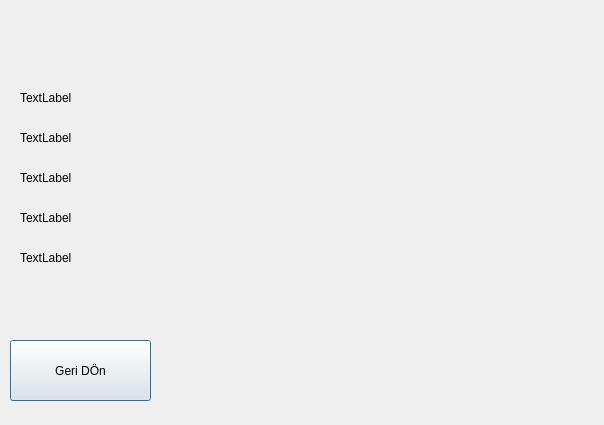
<?xml version="1.0" encoding="UTF-8"?>
<ui version="4.0">
 <class>Result</class>
 <widget class="QDialog" name="Result">
  <property name="geometry">
   <rect>
    <x>0</x>
    <y>0</y>
    <width>604</width>
    <height>425</height>
   </rect>
  </property>
  <property name="windowTitle">
   <string>Sonuçlar</string>
  </property>
  <widget class="QPushButton" name="backButton">
   <property name="geometry">
    <rect>
     <x>10</x>
     <y>340</y>
     <width>141</width>
     <height>61</height>
    </rect>
   </property>
   <property name="text">
    <string>Geri DÖn</string>
   </property>
  </widget>
  <widget class="QLabel" name="cm_label">
   <property name="geometry">
    <rect>
     <x>160</x>
     <y>0</y>
     <width>451</width>
     <height>411</height>
    </rect>
   </property>
   <property name="text">
    <string/>
   </property>
   <property name="pixmap">
    <pixmap>confusion_matrix.png</pixmap>
   </property>
   <property name="scaledContents">
    <bool>true</bool>
   </property>
  </widget>
  <widget class="QLabel" name="label_acc">
   <property name="geometry">
    <rect>
     <x>20</x>
     <y>90</y>
     <width>121</width>
     <height>16</height>
    </rect>
   </property>
   <property name="text">
    <string>TextLabel</string>
   </property>
  </widget>
  <widget class="QLabel" name="label_sens">
   <property name="geometry">
    <rect>
     <x>20</x>
     <y>130</y>
     <width>121</width>
     <height>16</height>
    </rect>
   </property>
   <property name="text">
    <string>TextLabel</string>
   </property>
  </widget>
  <widget class="QLabel" name="label_spec">
   <property name="geometry">
    <rect>
     <x>20</x>
     <y>170</y>
     <width>121</width>
     <height>16</height>
    </rect>
   </property>
   <property name="text">
    <string>TextLabel</string>
   </property>
  </widget>
  <widget class="QLabel" name="label_prec">
   <property name="geometry">
    <rect>
     <x>20</x>
     <y>210</y>
     <width>121</width>
     <height>16</height>
    </rect>
   </property>
   <property name="text">
    <string>TextLabel</string>
   </property>
  </widget>
  <widget class="QLabel" name="label_f1">
   <property name="geometry">
    <rect>
     <x>20</x>
     <y>250</y>
     <width>121</width>
     <height>16</height>
    </rect>
   </property>
   <property name="text">
    <string>TextLabel</string>
   </property>
  </widget>
 </widget>
 <resources/>
 <connections/>
</ui>
